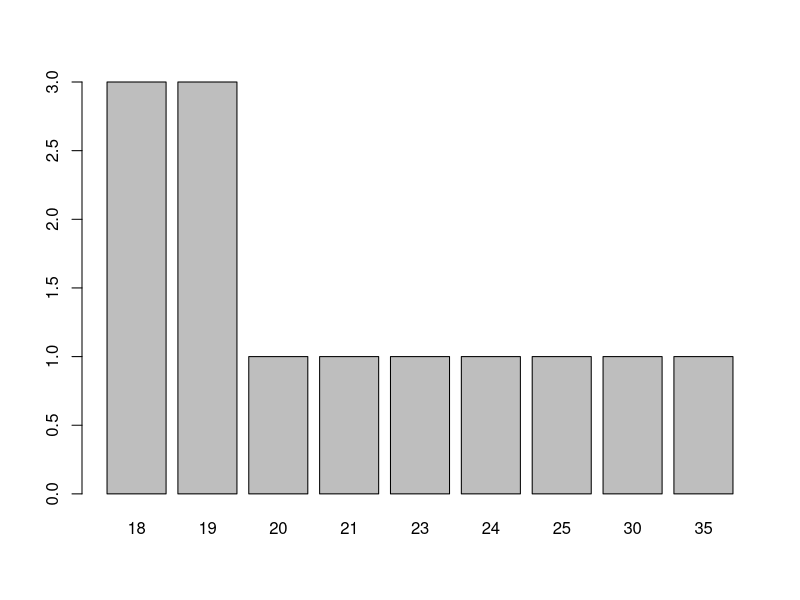
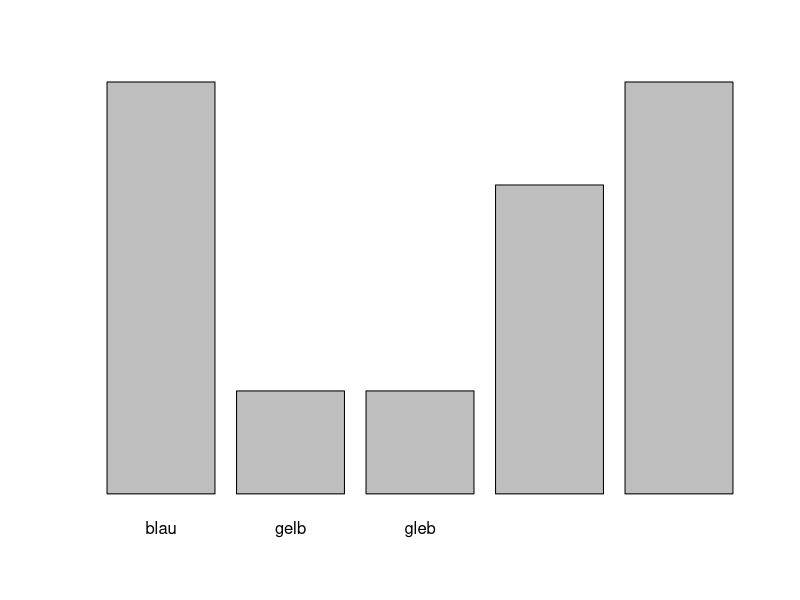

Reproduce these figures in R, in order. (Note: this script raises an error after producing the figures.)
## Der Datensatz Lieblinge


lieb <- read.csv( "lieblinge.csv")
lieb

barplot(table( lieb$Alter) )
barplot( table( lieb$Lieblingsfarbe))
barplot( table( lieb$Lieblingstier))


summary(lieb)


